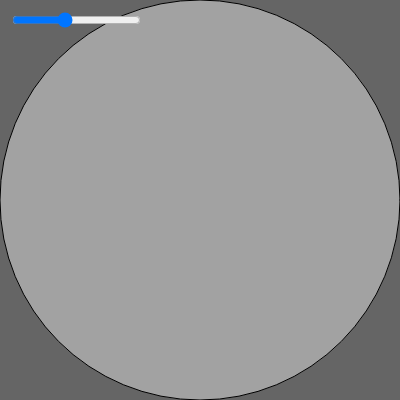
Frame 1 (no input)
Frame 60 (no input): identical to frame 1, image omitted
Frame 120 (the mouse pressed at the canvas centre since frame 60): identical to frame 1, image omitted

The p5.js sketch that drew this single still picture (run headless with seeded random() and noise() and a simulated clock; from frame 60 on, the mouse is pressed at the canvas centre):

// p5.js sketch
// ── sketch.js
let valueSlider;

function setup() {
  createCanvas(400, 400);

  valueSlider = createSlider(-10,38,9);
 valueSlider.position(10,10);

}

function draw() {

  let inputValue = valueSlider.value();

   let inputMin= -10;
    let inputMax = 38;

    let outputMin= 0;
    let outputMax = 255;

    let outputValue = map(inputValue, inputMin, inputMax, outputMin, outputMax);
    //console.log(outputValue);

  background(outputValue);

  let kreitsoutputValue = map(inputValue, inputMin, inputMax, outputMax, outputMin);

  fill(255, outputValue);
  ellipse(200, 200, 400,400);

}
